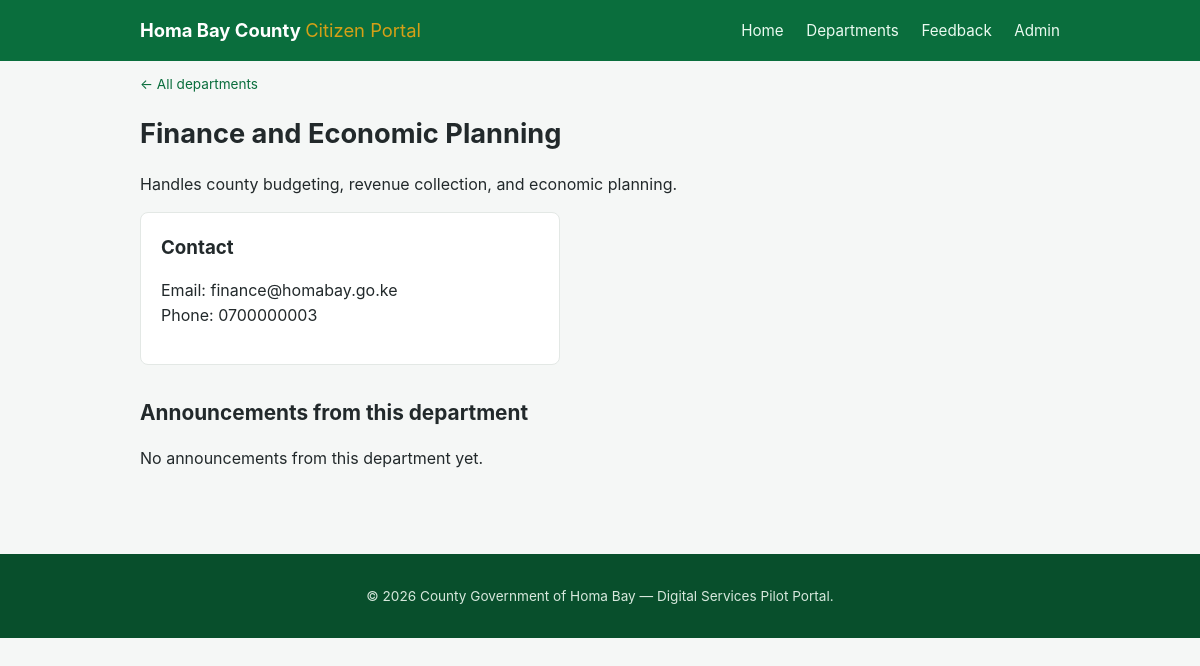
The app's page /department.php?id=3 with its own data.
### tables this page shows
CREATE TABLE IF NOT EXISTS departments (
    id INT AUTO_INCREMENT PRIMARY KEY,
    name VARCHAR(150) NOT NULL,
    description TEXT,
    contact_email VARCHAR(150),
    contact_phone VARCHAR(20)
);

### department.php (the view, shortened to what this page needs)
<?php
require_once __DIR__ . '/config/db.php';
$id = filter_input(INPUT_GET, 'id', FILTER_VALIDATE_INT);
$stmt = $pdo->prepare("SELECT * FROM departments WHERE id = ?");
$stmt->execute([$id]);
$department = $stmt->fetch();
$stmt = $pdo->prepare(
    "SELECT id, title, body, created_at FROM announcements
     WHERE department_id = ? ORDER BY created_at DESC"
);
$stmt->execute([$id]);
$announcements = $stmt->fetchAll();
include __DIR__ . '/includes/header.php';
?>
<p class="breadcrumb"><a href="/departments.php">&larr; All departments</a></p>
<h1><?php echo htmlspecialchars($department['name']); ?></h1>
<p><?php echo nl2br(htmlspecialchars($department['description'] ?? 'No description available.')); ?></p>
<div class="card" style="max-width:420px;">
    <h3>Contact</h3>
    <p>
        Email: <?php echo htmlspecialchars($department['contact_email'] ?? 'N/A'); ?><br>
        Phone: <?php echo htmlspecialchars($department['contact_phone'] ?? 'N/A'); ?>
    </p>
</div>
<h2 style="margin-top:32px;">Announcements from this department</h2>
<?php if (empty($announcements)): ?>
    <p>No announcements from this department yet.</p>
<?php endif; ?>
<?php include __DIR__ . '/includes/footer.php'; ?>

### style.css (style rules this page uses)
:root { --green: #0a6e3d; --green-dark: #084f2c; --gold: #d4a017; --gray-bg: #f5f7f6; --text: #22292b; --muted: #5a6a63; }
* { box-sizing: border-box; }
body { margin: 0; font-family: -apple-system, "Segoe UI", Roboto, Arial, sans-serif; background: var(--gray-bg); color: var(--text); line-height: 1.55; }
h1 { font-size: 1.7rem; margin-bottom: 4px; }
h2 { font-size: 1.3rem; margin-top: 0; }
.card { background: #fff; border: 1px solid #e3e8e5; border-radius: 8px; padding: 20px; margin-bottom: 16px; }
.card h3 { margin-top: 0; margin-bottom: 6px; }
.breadcrumb { font-size: 0.85rem; margin-bottom: 14px; }
.breadcrumb a { color: var(--green); text-decoration: none; }

### records on screen
departments: name "Finance and Economic Planning", description "Handles county budgeting, revenue collection, and economic planning.", contact_email "finance@homabay.go.ke", contact_phone "0700000003"
